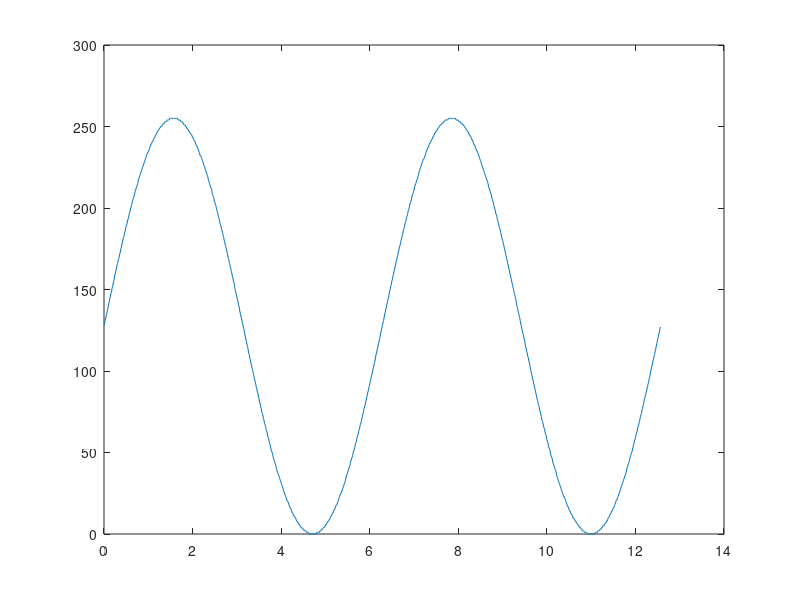

The MATLAB script that drew this image:
X = linspace(0, 4*pi, 1024);
Y = (255 / 2) * (sin(X) + 1);
Y = uint16(Y);
plot(X, Y);
fid0 = fopen('C:\Xilinx\vivado_project\adda_hdmi_final\matlab\sin1920_1080.txt', 'wt');
fprintf(fid0, '%02x,\n', Y);
fid0 = fclose(fid0);